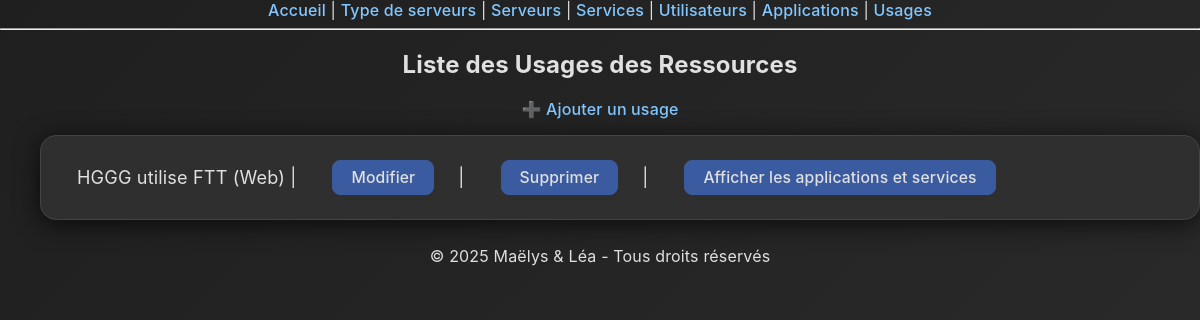
The app's page /usageressources/, older data.
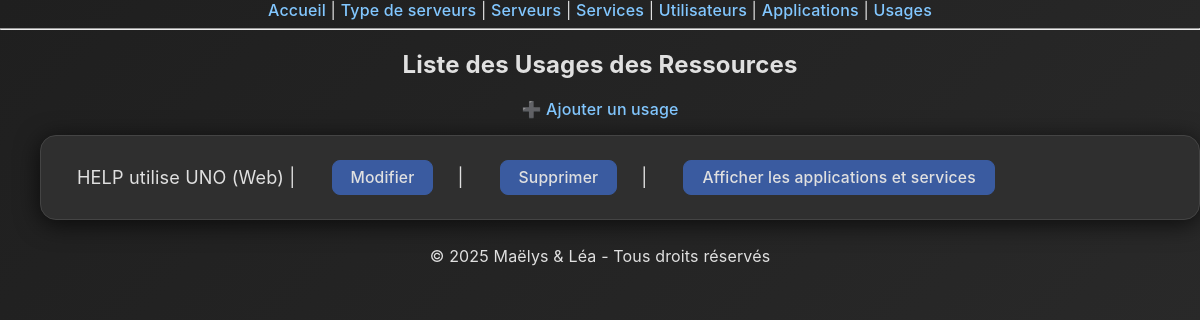
The same page, newer data.
### monapp/models.py (models this page shows, shortened)
class UsageRessource(models.Model):
    applications = models.ForeignKey(Applications, on_delete=models.CASCADE)
    services = models.ForeignKey(Services, on_delete=models.CASCADE)
    type_ressource = models.CharField(max_length=50, choices=[
        ("Web", "Web"),
        ("DB", "Base de données"),
        ("Stockage", "Stockage"),
    ])

class Applications(models.Model):
    nom_applications = models.CharField(max_length=100)
    logo_applications = models.ImageField(upload_to='logos/', null=True, blank=True)
    utilisateur_applications = models.ForeignKey(Utilisateurs, on_delete=models.CASCADE)
    memoire_utilisee = models.IntegerField(help_text="Mémoire utilisée en Mo", default=0)
    cpu_utilise = models.IntegerField(help_text="Nombre de CPU nécessaires", default=1)

class Services(models.Model):
    nom_services = models.CharField(max_length=100)
    date_lancement = models.DateField()
    espace_memoire_utilise = models.IntegerField(help_text="en Mo")
    memoire_vive_necessaire = models.IntegerField(help_text="en Mo")
    serveur_lancement = models.ForeignKey(Serveurs, on_delete=models.CASCADE)

### monapp/views.py (the view)
# urls.py: path('usageressources/', views.usageressource_list, name='usageressource_list'),
def usageressource_list(request):
    usages = UsageRessource.objects.all()
    return render(request, 'monapp/usageressource_list.html', {'usages': usages})

### monapp/templates/monapp/usageressource_list.html
{% extends 'monapp/base.html' %}
{% block content %}
<h2>Liste des Usages des Ressources</h2>
<a href="{% url 'usageressource_create' %}">➕ Ajouter un usage</a>
<ul>
    {% for usage in usages %}
        <li>
            {{ usage.applications.nom_applications }} utilise {{ usage.services.nom_services }} ({{ usage.type_ressource }})
            | <a href="{% url 'usageressource_update' usage.pk %}">Modifier</a>
            | <a href="{% url 'usageressource_delete' usage.pk %}" onclick="return confirm('Es-tu sûr de vouloir supprimer cet usage de ressource ?')">Supprimer</a>
            | <a href="{% url 'usageressource_affiche' %}">Afficher les applications et services</a>
        </li>
    {% endfor %}
</ul>
<footer>
  <p>© 2025 Maëlys & Léa - Tous droits réservés</p>
</footer>
{% endblock %}

### monapp/templates/monapp/base.html (shortened to what this page needs)
{% load static %}
<!DOCTYPE html>
<html lang="fr">
<head>
    <link rel="stylesheet" href="{% static 'monapp/index.css' %}">
</head>
<body>
    <nav>
        <a href="/">Accueil</a> |
        <a href="{% url 'type_de_serveurs_list' %}">Type de serveurs</a> |
        <a href="{% url 'serveurs_list' %}">Serveurs</a> |
        <a href="{% url 'services_list' %}">Services</a> |
        <a href="{% url 'utilisateurs_list' %}">Utilisateurs</a> |
        <a href="{% url 'applications_list' %}">Applications</a> |
        <a href="{% url 'usageressource_list' %}">Usages</a>
    </nav>
    <hr>
    {% block content %}
    {% endblock %}
</body>
</html>

### monapp/static/monapp/index.css (style rules this page uses)
body { min-height: 100vh; margin: 0; padding: 0; font-family: 'Inter', 'Segoe UI', Arial, sans-serif; color: #e0e0e0; background: linear-gradient(135deg, #1f1f1f 0%, #2c2c2c 100%); letter-spacing: 0.01em; text-align: center; background: linear-gradient(135deg, #1f1f1f 0%, #2c2c2c 100%), url('/static/img/texture-light.png'); background-repeat: repeat; background-size: auto; background-blend-mode: overlay; }
a { color: #82c7ff; text-decoration: none; font-weight: 500; transition: color 0.2s; }
li { background: #2f2f2f; margin-bottom: 26px; border-radius: 16px; box-shadow: 0 4px 24px rgba(0, 0, 0, 0.7); padding: 24px 36px; display: flex; align-items: center; font-size: 1.13rem; transition: box-shadow 0.18s, transform 0.18s; gap: 24px; border: 1px solid #444; position: relative; }
li > a { margin-left: 12px; padding: 7px 18px; border-radius: 8px; background: #3a5ba0; color: #e0e0e0; font-size: 0.98rem; font-weight: 500; border: 1px solid #3a5ba0; transition: background 0.18s, color 0.18s, border 0.18s; box-shadow: none; text-align: center; }

Row changes from the older to the newer data that the page shows:
removed UsageRessource: applications.nom_applications "HGGG", services.nom_services "FTT", type_ressource "Web"
added UsageRessource: applications.nom_applications "HELP", services.nom_services "UNO", type_ressource "Web"
